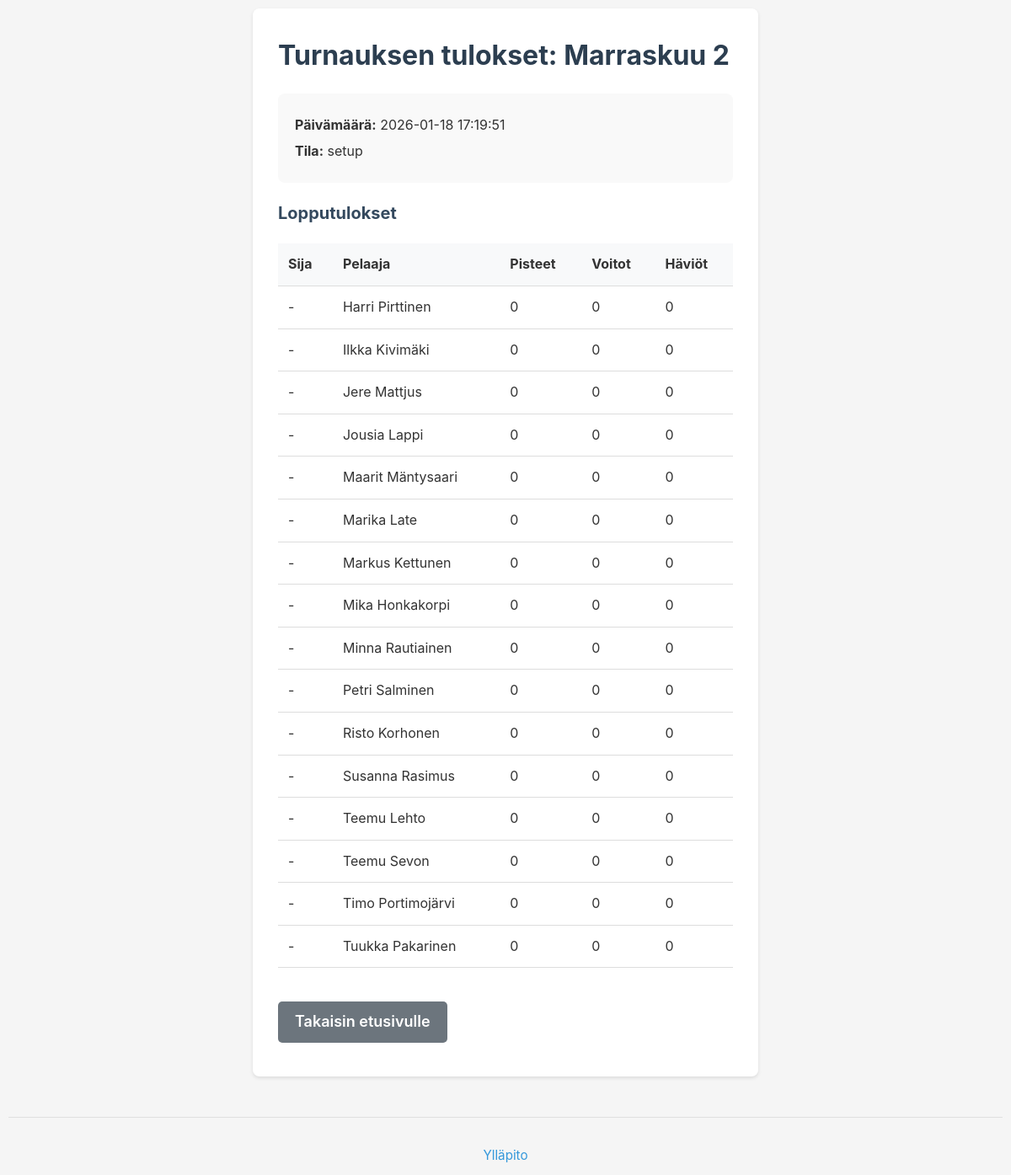
/tournament/27/results, run on the app's committed database.
### tables this page shows
CREATE TABLE tournaments (
            id INTEGER PRIMARY KEY AUTOINCREMENT,
            name TEXT NOT NULL,
            num_courts INTEGER NOT NULL,
            status TEXT DEFAULT 'setup',
            created_at TIMESTAMP DEFAULT CURRENT_TIMESTAMP
        , season_id INTEGER REFERENCES seasons(id), completed_at TIMESTAMP NULL, archived_at TIMESTAMP NULL);

CREATE TABLE tournament_players (
            tournament_id INTEGER NOT NULL,
            player_id INTEGER NOT NULL,
            final_rank INTEGER,
            total_points INTEGER DEFAULT 0,
            match_wins INTEGER DEFAULT 0,
            match_losses INTEGER DEFAULT 0,
            PRIMARY KEY (tournament_id, player_id),
            FOREIGN KEY (tournament_id) REFERENCES tournaments(id) ON DELETE CASCADE,
            FOREIGN KEY (player_id) REFERENCES player_registry(id) ON DELETE RESTRICT
        );

CREATE TABLE player_registry (
            id INTEGER PRIMARY KEY AUTOINCREMENT,
            first_name TEXT NOT NULL CHECK(length(trim(first_name)) > 0 AND length(first_name) <= 100),
            last_name TEXT NOT NULL CHECK(length(trim(last_name)) > 0 AND length(last_name) <= 100),
            created_at TIMESTAMP DEFAULT CURRENT_TIMESTAMP,
            UNIQUE(first_name, last_name)
        );

### app.py (the view)
@app.route('/tournament/<int:tournament_id>/results')
def tournament_results(tournament_id):
    db = get_db_connection()
    cursor = db.cursor()
    try:
        cursor.execute('''
            SELECT * FROM tournaments WHERE id = ?
        ''', (tournament_id,))
        tournament = cursor.fetchone()
        if not tournament:
            flash('Tournament not found', 'error')
            return redirect(url_for('index'))
        cursor.execute('''
            SELECT
                tp.final_rank,
                pr.first_name,
                pr.last_name,
                tp.total_points,
                tp.match_wins,
                tp.match_losses
            FROM tournament_players tp
            JOIN player_registry pr ON tp.player_id = pr.id
            WHERE tp.tournament_id = ?
            ORDER BY tp.final_rank ASC NULLS LAST, tp.total_points DESC
        ''', (tournament_id,))
        standings = cursor.fetchall()
        return render_template('tournament_results.html',
                             tournament=tournament,
                             standings=standings)
    finally:
        db.close()

### app.py (called while the page is built)
def get_db_connection():
    if 'db' not in g:
        g.db = get_db()
    return g.db

@app.before_request
def check_admin_session():
    if request.path.startswith('/admin') and request.path not in ['/admin/login', '/admin/setup']:
        if not session.get('logged_in_as_admin'):
            return redirect('/admin/login')
        last_activity_str = session.get('last_activity')
        if last_activity_str:
            last_activity = datetime.fromisoformat(last_activity_str)
            if datetime.now() - last_activity > timedelta(minutes=30):
                session.clear()
                flash('Session expired. Please log in again.')
                return redirect('/admin/login')
        session['last_activity'] = datetime.now().isoformat()

### database.py (called while the page is built)
def get_db():
    try:
        from flask import current_app
        db_path = current_app.config.get('DATABASE', DATABASE)
    except (ImportError, RuntimeError):
        db_path = DATABASE
    uri_mode = db_path.startswith('file:')
    conn = sqlite3.connect(db_path, uri=uri_mode)
    conn.row_factory = sqlite3.Row  # Returns rows as dictionaries
    return conn

### templates/tournament_results.html (shortened to what this page needs)
<!DOCTYPE html>
<html lang="fi">
<head>
    <link rel="stylesheet" href="{{ url_for('static', filename='css/style.css') }}">
</head>
<body>
    <div class="container">
        <h1>Turnauksen tulokset: {{ tournament.name }}</h1>
        <div class="tournament-info">
            <p><strong>Päivämäärä:</strong> {{ tournament.created_at }}</p>
            <p><strong>Tila:</strong> {% if tournament.status == 'completed' %}Päättynyt{% elif tournament.status == 'active' %}Käynnissä{% else %}{{ tournament.status }}{% endif %}</p>
        </div>
        <h2>Lopputulokset</h2>
        {% if standings %}
        <table class="standings-table">
            <thead>
                <tr>
                    <th>Sija</th>
                    <th>Pelaaja</th>
                    <th>Pisteet</th>
                    <th>Voitot</th>
                    <th>Häviöt</th>
                </tr>
            </thead>
            <tbody>
                {% for player in standings %}
                <tr>
                    <td>{{ player.final_rank or '-' }}</td>
                    <td>{{ player.first_name }} {{ player.last_name }}</td>
                    <td>{{ player.total_points }}</td>
                    <td>{{ player.match_wins }}</td>
                    <td>{{ player.match_losses }}</td>
                </tr>
                {% endfor %}
            </tbody>
        </table>
        {% else %}
        <p>Ei tulostietoja saatavilla.</p>
        {% endif %}
        <div class="actions">
            <a href="{{ url_for('index') }}" class="btn btn-secondary">Takaisin etusivulle</a>
        </div>
    </div>
    <div class="admin-footer">
        <a href="{{ url_for('admin_dashboard') }}">Ylläpito</a>
    </div>
</body>
</html>

### static/css/style.css (style rules this page uses)
* { margin: 0; padding: 0; box-sizing: border-box; }
body { font-family: -apple-system, BlinkMacSystemFont, 'Segoe UI', Roboto, Oxygen, Ubuntu, Cantarell, sans-serif; background: #f5f5f5; padding: 10px; line-height: 1.6; color: #333; position: relative; }
body::before { content: ''; position: fixed; top: 50%; left: 50%; transform: translate(-50%, -50%); width: 300px; height: 300px; background-image: url('../images/padel-paroni-logo.png'); background-size: contain; background-repeat: no-repeat; background-position: center; opacity: 0.06; pointer-events: none; z-index: -1; }
.container { max-width: 600px; margin: 0 auto; background: white; padding: 20px; border-radius: 8px; box-shadow: 0 2px 4px rgba(0,0,0,0.1); }
h1 { color: #2c3e50; margin-bottom: 10px; font-size: 28px; }
h2 { color: #34495e; margin-bottom: 15px; font-size: 20px; }
.btn-primary, .btn-secondary, .btn-warning, .btn-danger { display: inline-block; width: 100%; padding: 15px; margin: 10px 0; border: none; border-radius: 4px; font-size: 18px; font-weight: 600; text-align: center; text-decoration: none; cursor: pointer; transition: background 0.2s; }
.btn-secondary { background: #95a5a6; color: white; }
.actions { margin-top: 15px; }
@media (min-width: 768px) { .container { padding: 30px; } }
@media (min-width: 768px) { h1 { font-size: 32px; } }
@media (min-width: 768px) { .btn-primary, .btn-secondary, .btn-warning, .btn-danger { width: auto; min-width: 200px; display: inline-block; margin-right: 10px; } }

### templates/tournament_results.html (style rules this page uses)
.tournament-info { margin: 20px 0; padding: 20px; background: #f9f9f9; border-radius: 8px; }
.tournament-info p { margin: 5px 0; }
.standings-table { width: 100%; margin: 20px 0; border-collapse: collapse; }
.standings-table th, .standings-table td { padding: 12px; text-align: left; border-bottom: 1px solid #ddd; }
.standings-table th { background-color: #f8f9fa; font-weight: bold; }
.actions { margin-top: 30px; }
.btn { display: inline-block; padding: 10px 20px; margin-right: 10px; text-decoration: none; border-radius: 5px; border: none; cursor: pointer; }
.btn-secondary { background-color: #6c757d; color: white; }
.admin-footer { margin-top: 3rem; padding-top: 2rem; border-top: 1px solid #e0e0e0; text-align: center; }
.admin-footer a { color: #3498db; text-decoration: none; font-size: 0.95rem; }

### data on the page
tournaments: name "Marraskuu 2", created_at "2026-01-18 17:19:51", status "setup"
tournament_players: final_rank "-", first_name "Harri", last_name "Pirttinen", total_points "0", match_wins "0", match_losses "0"
tournament_players: final_rank "-", first_name "Ilkka", last_name "Kivimäki", total_points "0", match_wins "0", match_losses "0"
tournament_players: final_rank "-", first_name "Jere", last_name "Mattjus", total_points "0", match_wins "0", match_losses "0"
tournament_players: final_rank "-", first_name "Jousia", last_name "Lappi", total_points "0", match_wins "0", match_losses "0"
tournament_players: final_rank "-", first_name "Maarit", last_name "Mäntysaari", total_points "0", match_wins "0", match_losses "0"
tournament_players: final_rank "-", first_name "Marika", last_name "Late", total_points "0", match_wins "0", match_losses "0"
tournament_players: final_rank "-", first_name "Markus", last_name "Kettunen", total_points "0", match_wins "0", match_losses "0"
tournament_players: final_rank "-", first_name "Mika", last_name "Honkakorpi", total_points "0", match_wins "0", match_losses "0"
tournament_players: final_rank "-", first_name "Minna", last_name "Rautiainen", total_points "0", match_wins "0", match_losses "0"
tournament_players: final_rank "-", first_name "Petri", last_name "Salminen", total_points "0", match_wins "0", match_losses "0"
tournament_players: final_rank "-", first_name "Risto", last_name "Korhonen", total_points "0", match_wins "0", match_losses "0"
tournament_players: final_rank "-", first_name "Susanna", last_name "Rasimus", total_points "0", match_wins "0", match_losses "0"
tournament_players: final_rank "-", first_name "Teemu", last_name "Lehto", total_points "0", match_wins "0", match_losses "0"
tournament_players: final_rank "-", first_name "Teemu", last_name "Sevon", total_points "0", match_wins "0", match_losses "0"
tournament_players: final_rank "-", first_name "Timo", last_name "Portimojärvi", total_points "0", match_wins "0", match_losses "0"
tournament_players: final_rank "-", first_name "Tuukka", last_name "Pakarinen", total_points "0", match_wins "0", match_losses "0"
